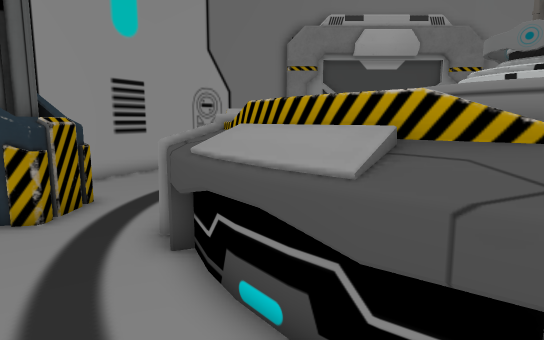
view 1 (above)

18 first-person views from a walk through a 3-D level made in the Unity game engine. The camera is 1.2 m above the floor, tilts 8° down and sees 75° across. The floor is counted in squares, 0.5 m on a side. Each view is taken from the middle of a square. On the plan, view 1 faces up. The plan holds only what a view shows up to about 20 squares ahead; the rest is blank. The place goes on beyond the plan. Door leaves are left out, so doorways stand open.

view 2
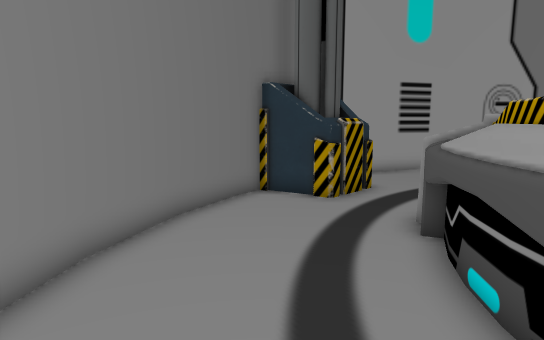

view 3
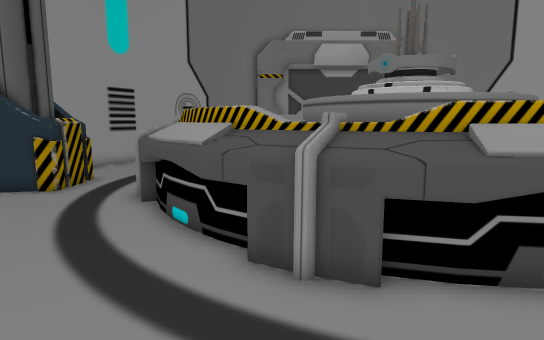

view 4
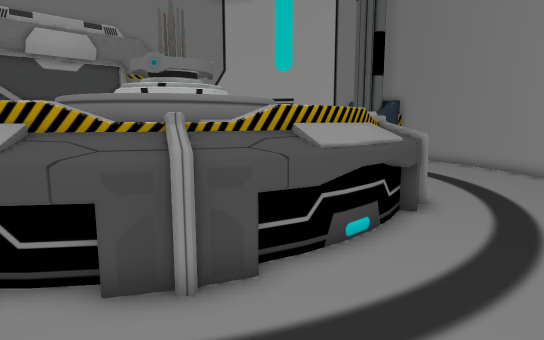

view 5
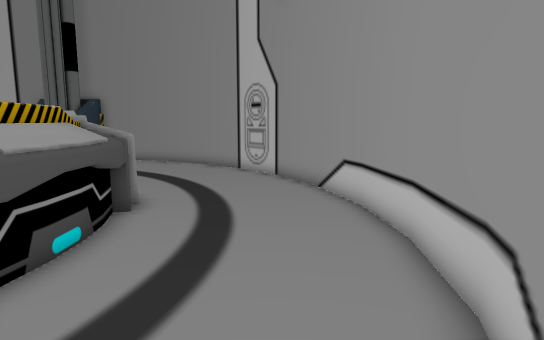

view 6
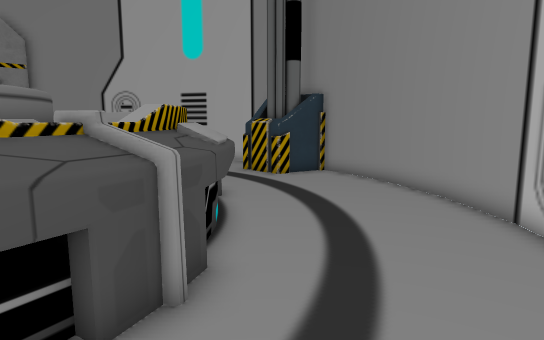

view 7
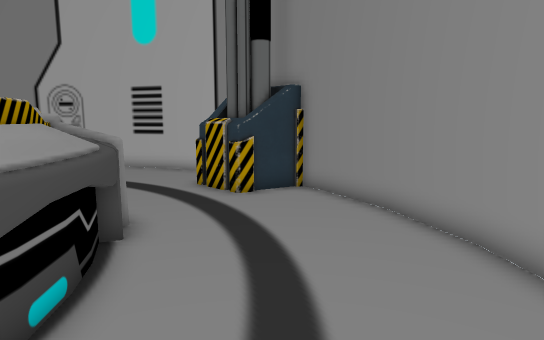

view 8
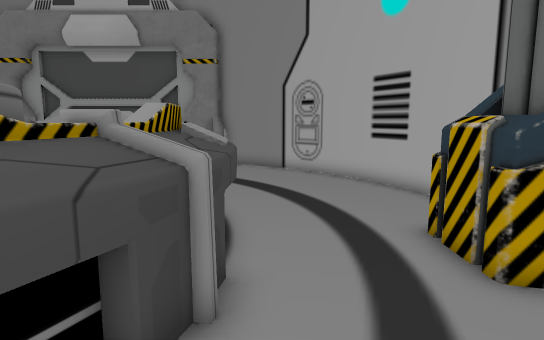

view 9
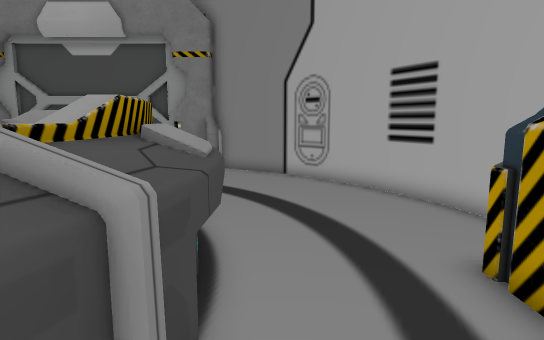

view 10
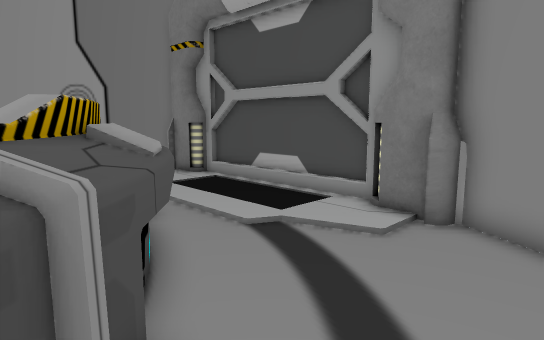

view 11
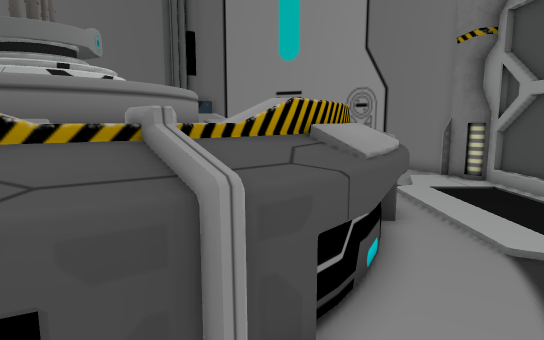

view 12
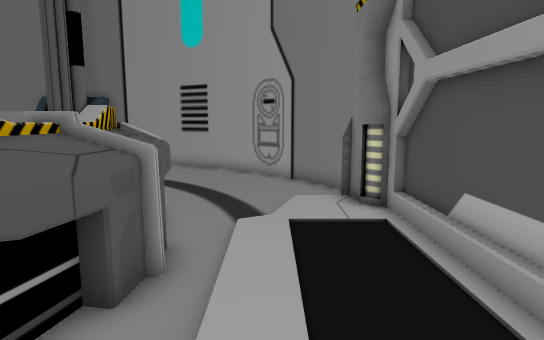

view 13
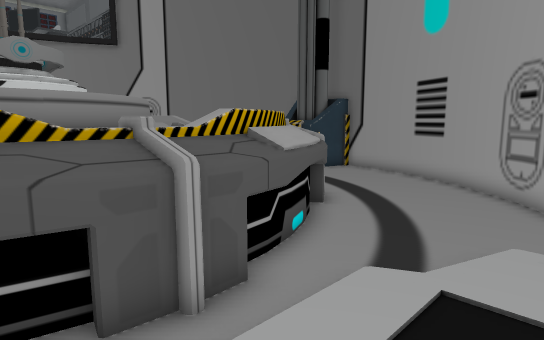

view 14
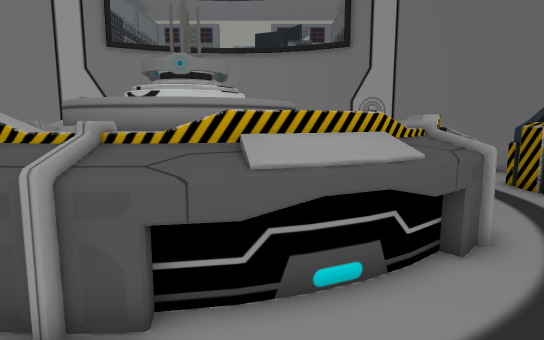

view 15
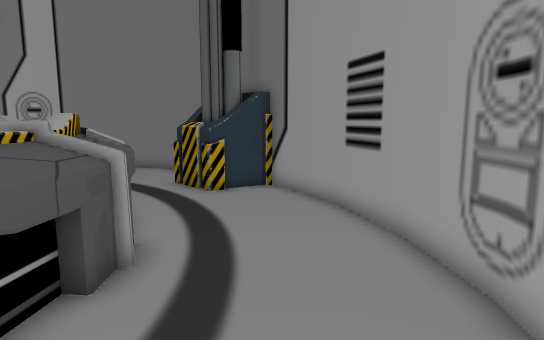

view 16
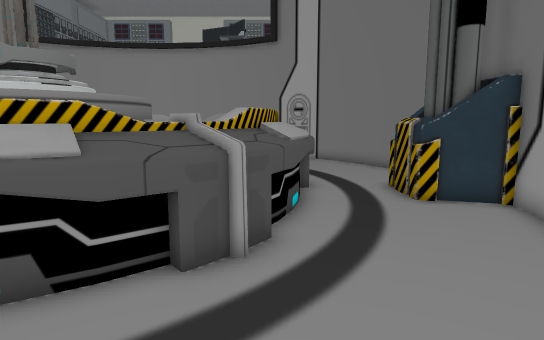

view 17
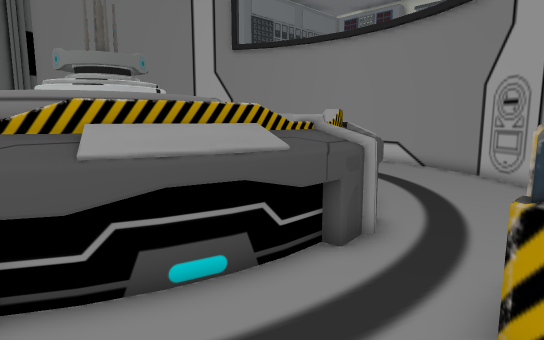

view 18
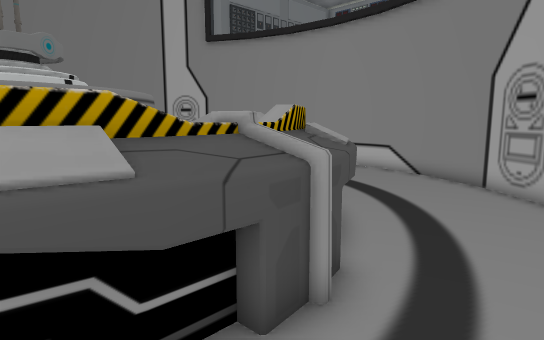

### Floor plan
Key: @ floor where view 1 was taken; # wall or solid block; . floor; = window, fence, low wall or low ledge; ^ raised ledge; T tub; O other object.
Columns run from 8 left of view 1 to 22 right of it. Each row starts with its distance up from view 1.
 23          #############
 22       #####......... ####
 21      ##.................##
 20     ##...................##
 19    ##.....................##
 18   ##........=^^^^=.........##
 17   #.......^^^^^^^^^^........#
 16  ##......^^^^ O##^^^^.......##
 15  #.....==^^        ^^^.......#
 14  #.....^^^   ^  ^#  ^^^......#
 13 ##....=^#   ^^^#^^  ##^=.....##
 12 #.....^^#   ^# # #^^ # ^......#
 11 #TT...^^  ^^#######^  ^^....TT
 10 TTTT..^^   ^ ##### ^  ^^...TTT
  9 TTTT..^^   ^ ## #     ^^...TTTT
  8 TTTT..^^   ^#######^  ^^...TTTT
  7 #.....=^.  ^#######  O^^......#
  6 #.....^^^   ^#####^  ^^^......#
  5 ##.....^^#   ^^^^^^  ^^......##
  4  #.....=^^.         ^^=......#
  3  #......^^^^     #^^^^.......#
  2  ##......^^^^^^^^^^^^.......##
  1   ##......=^^^^^^^^=.......##
  0    #....@....=..=..........#
 -1    ##.....................##
 -2     ##...................##
 -3      ###...............###
 -4        ###...........###
 -5          ####.....####
 -6             #######

Where each view was taken, in squares from view 1:
view 1: 0 up, 0 right, facing up
view 2: 1 down, 1 right, facing up-left
view 3: 4 down, 2 right, facing up
view 4: 3 down, 0 right, facing up-right
view 5: 3 down, 0 right, facing right
view 6: 3 down, 8 right, facing up-right
view 7: 1 down, 12 right, facing up-right
view 8: 3 up, 16 right, facing up
view 9: 5 up, 16 right, facing up
view 10: 14 up, 16 right, facing up-left
view 11: 15 up, 16 right, facing left
view 12: 20 up, 12 right, facing left
view 13: 22 up, 9 right, facing down-left
view 14: 22 up, 4 right, facing down
view 15: 21 up, 2 right, facing down-left
view 16: 21 up, 1 left, facing down
view 17: 14 up, 6 left, facing down-right
view 18: 11 up, 5 left, facing down-right
